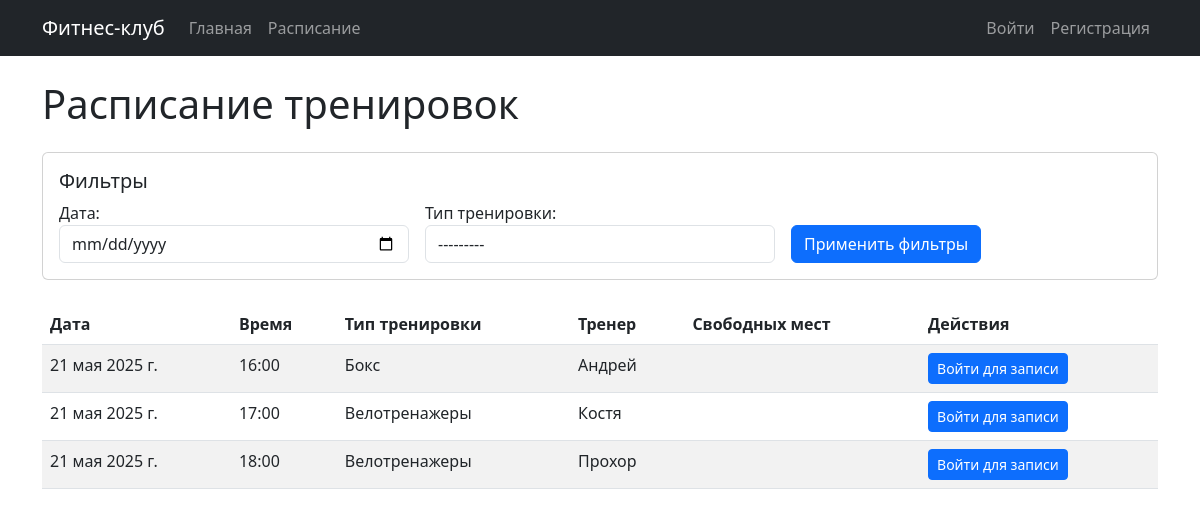
Page /schedule/ on the committed database.
### fitness/models.py (models this page shows, shortened)
class Schedule(models.Model):
    trainer = models.ForeignKey(Trainer, on_delete=models.CASCADE, verbose_name='Тренер')
    workout_type = models.ForeignKey(WorkoutType, on_delete=models.CASCADE, verbose_name='Тип тренировки')
    date = models.DateField(verbose_name='Дата')
    time = models.TimeField(verbose_name='Время')
    max_participants = models.IntegerField(verbose_name='Максимальное количество участников')
    current_participants = models.IntegerField(default=0, verbose_name='Текущее количество участников')

class WorkoutType(models.Model):
    name = models.CharField(max_length=100, verbose_name='Название тренировки')
    description = models.TextField(verbose_name='Описание')
    duration = models.IntegerField(verbose_name='Длительность (минуты)')
    def __str__(self):
        return self.name

class Trainer(models.Model):
    name = models.CharField(max_length=100, verbose_name='Имя')
    specialization = models.CharField(max_length=100, verbose_name='Специализация')
    experience = models.IntegerField(verbose_name='Опыт работы (лет)')
    description = models.TextField(verbose_name='Описание')

### fitness/views.py (the view)
# urls.py: path('schedule/', views.schedule_list, name='schedule_list'),
def schedule_list(request):
    form = ScheduleFilterForm(request.GET)
    schedules = Schedule.objects.all()
    if form.is_valid():
        if form.cleaned_data['date']:
            schedules = schedules.filter(date=form.cleaned_data['date'])
        if form.cleaned_data['workout_type']:
            schedules = schedules.filter(workout_type=form.cleaned_data['workout_type'])
    return render(request, 'fitness/schedule_list.html', {
        'schedules': schedules,
        'form': form
    })

### fitness/forms.py
class ScheduleFilterForm(forms.Form):
    date = forms.DateField(
        required=False,
        widget=forms.DateInput(attrs={'type': 'date', 'class': 'form-control'}),
        label='Дата'
    )
    workout_type = forms.ModelChoiceField(
        queryset=None,
        required=False,
        widget=forms.Select(attrs={'class': 'form-control'}),
        label='Тип тренировки'
    )
    def __init__(self, *args, **kwargs):
        super().__init__(*args, **kwargs)
        from .models import WorkoutType
        self.fields['workout_type'].queryset = WorkoutType.objects.all()

### fitness/templates/fitness/schedule_list.html (shortened to what this page needs)
{% extends 'fitness/base.html' %}
{% block content %}
<div class="row">
    <div class="col-md-12">
        <h1 class="mb-4">Расписание тренировок</h1>
        <div class="card mb-4">
            <div class="card-body">
                <h5 class="card-title">Фильтры</h5>
                <form method="get" class="row g-3">
                    <div class="col-md-4">
                        {{ form.date.label_tag }}
                        {{ form.date }}
                    </div>
                    <div class="col-md-4">
                        {{ form.workout_type.label_tag }}
                        {{ form.workout_type }}
                    </div>
                    <div class="col-md-4 d-flex align-items-end">
                        <button type="submit" class="btn btn-primary">Применить фильтры</button>
                    </div>
                </form>
            </div>
        </div>
        <div class="table-responsive">
            <table class="table table-striped">
                <thead>
                    <tr>
                        <th>Дата</th>
                        <th>Время</th>
                        <th>Тип тренировки</th>
                        <th>Тренер</th>
                        <th>Свободных мест</th>
                        <th>Действия</th>
                    </tr>
                </thead>
                <tbody>
                    {% for schedule in schedules %}
                    <tr>
                        <td>{{ schedule.date }}</td>
                        <td>{{ schedule.time }}</td>
                        <td>{{ schedule.workout_type.name }}</td>
                        <td>{{ schedule.trainer.name }}</td>
                        <td>{{ schedule.max_participants|add:"-"|add:schedule.current_participants|stringformat:"i" }}</td>
                        <td>
                            {% if user.is_authenticated %}
                                {% if schedule.current_participants < schedule.max_participants %}
                                <a href="{% url 'fitness:book_workout' schedule.id %}" class="btn btn-success btn-sm">Записаться</a>
                                {% else %}
                                <button class="btn btn-secondary btn-sm" disabled>Нет мест</button>
                                {% endif %}
                            {% else %}
                            <a href="{% url 'login' %}" class="btn btn-primary btn-sm">Войти для записи</a>
                            {% endif %}
                        </td>
                    </tr>
                    {% empty %}
                    <tr>
                        <td colspan="6" class="text-center">Нет доступных тренировок</td>
                    </tr>
                    {% endfor %}
                </tbody>
            </table>
        </div>
    </div>
</div>
{% endblock %}

### fitness/templates/fitness/base.html (shortened to what this page needs)
<!DOCTYPE html>
<html lang="ru">
<head>
    <link href="https://cdn.jsdelivr.net/npm/bootstrap@5.3.0/dist/css/bootstrap.min.css" rel="stylesheet">
</head>
<body>
    <nav class="navbar navbar-expand-lg navbar-dark bg-dark">
        <div class="container">
            <a class="navbar-brand" href="{% url 'fitness:home' %}">Фитнес-клуб</a>
            <div class="collapse navbar-collapse" id="navbarNav">
                <ul class="navbar-nav">
                    <li class="nav-item">
                        <a class="nav-link" href="{% url 'fitness:home' %}">Главная</a>
                    </li>
                    <li class="nav-item">
                        <a class="nav-link" href="{% url 'fitness:schedule_list' %}">Расписание</a>
                    </li>
                </ul>
                <ul class="navbar-nav ms-auto">
                    {% if user.is_authenticated %}
                    <li class="nav-item">
                        <span class="nav-link">{{ user.username }}</span>
                    </li>
                    <li class="nav-item" style="display: flex; align-items: center;">
                        <form method="post" action="{% url 'logout' %}" style="display:inline; margin:0;">
                            {% csrf_token %}
                            <button type="submit" class="nav-link logout-link" style="display:inline; padding:0; margin:0; background:none; border:none; cursor:pointer; vertical-align: middle;">
                                Выйти
                            </button>
                        </form>
                    </li>
                    {% else %}
                    <li class="nav-item">
                        <a class="nav-link" href="{% url 'login' %}">Войти</a>
                    </li>
                    <li class="nav-item">
                        <a class="nav-link" href="{% url 'fitness:register' %}">Регистрация</a>
                    </li>
                    {% endif %}
                </ul>
            </div>
        </div>
    </nav>
    <div class="container mt-4">
        {% block content %}
        {% endblock %}
    </div>
</body>
</html>

### rows in the picture
Schedule: date "21 мая 2025 г.", time "16:00", workout_type.name "Бокс", trainer.name "Андрей"
Schedule: date "21 мая 2025 г.", time "17:00", workout_type.name "Велотренажеры", trainer.name "Костя"
Schedule: date "21 мая 2025 г.", time "18:00", workout_type.name "Велотренажеры", trainer.name "Прохор"
